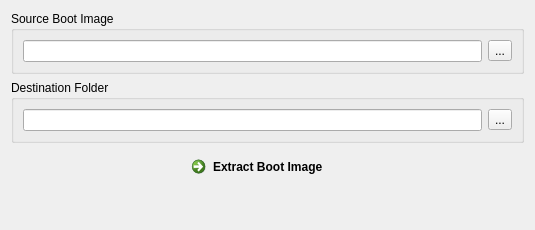
<?xml version="1.0" encoding="UTF-8"?>
<ui version="4.0">
 <class>SplitBootImageDialog</class>
 <widget class="QDialog" name="SplitBootImageDialog">
  <property name="geometry">
   <rect>
    <x>0</x>
    <y>0</y>
    <width>535</width>
    <height>230</height>
   </rect>
  </property>
  <property name="windowTitle">
   <string>Split Boot Image</string>
  </property>
  <property name="windowIcon">
   <iconset resource="Resources.qrc">
    <normaloff>:/icons/res/reactor.png</normaloff>:/icons/res/reactor.png</iconset>
  </property>
  <layout class="QVBoxLayout" name="verticalLayout">
   <item>
    <widget class="QGroupBox" name="source">
     <property name="title">
      <string>Source Boot Image</string>
     </property>
     <layout class="QHBoxLayout" name="horizontalLayout">
      <item>
       <widget class="QLineEdit" name="fileName"/>
      </item>
      <item>
       <widget class="QToolButton" name="openSource">
        <property name="text">
         <string>...</string>
        </property>
       </widget>
      </item>
     </layout>
    </widget>
   </item>
   <item>
    <widget class="QGroupBox" name="destination">
     <property name="title">
      <string>Destination Folder</string>
     </property>
     <layout class="QHBoxLayout" name="horizontalLayout_2">
      <item>
       <widget class="QLineEdit" name="destFolderName"/>
      </item>
      <item>
       <widget class="QToolButton" name="destFolderSelect">
        <property name="text">
         <string>...</string>
        </property>
       </widget>
      </item>
     </layout>
    </widget>
   </item>
   <item>
    <layout class="QHBoxLayout" name="horizontalLayout_3">
     <item>
      <spacer name="horizontalSpacer">
       <property name="orientation">
        <enum>Qt::Horizontal</enum>
       </property>
       <property name="sizeHint" stdset="0">
        <size>
         <width>40</width>
         <height>20</height>
        </size>
       </property>
      </spacer>
     </item>
     <item>
      <widget class="QCommandLinkButton" name="extractButton">
       <property name="text">
        <string>Extract Boot Image</string>
       </property>
       <property name="icon">
        <iconset resource="Resources.qrc">
         <normaloff>:/icons/res/reactor.png</normaloff>:/icons/res/reactor.png</iconset>
       </property>
       <property name="iconSize">
        <size>
         <width>32</width>
         <height>32</height>
        </size>
       </property>
      </widget>
     </item>
     <item>
      <spacer name="horizontalSpacer_2">
       <property name="orientation">
        <enum>Qt::Horizontal</enum>
       </property>
       <property name="sizeHint" stdset="0">
        <size>
         <width>40</width>
         <height>20</height>
        </size>
       </property>
      </spacer>
     </item>
    </layout>
   </item>
   <item>
    <spacer name="verticalSpacer">
     <property name="orientation">
      <enum>Qt::Vertical</enum>
     </property>
     <property name="sizeHint" stdset="0">
      <size>
       <width>20</width>
       <height>40</height>
      </size>
     </property>
    </spacer>
   </item>
  </layout>
 </widget>
 <resources>
  <include location="Resources.qrc"/>
 </resources>
 <connections/>
</ui>
